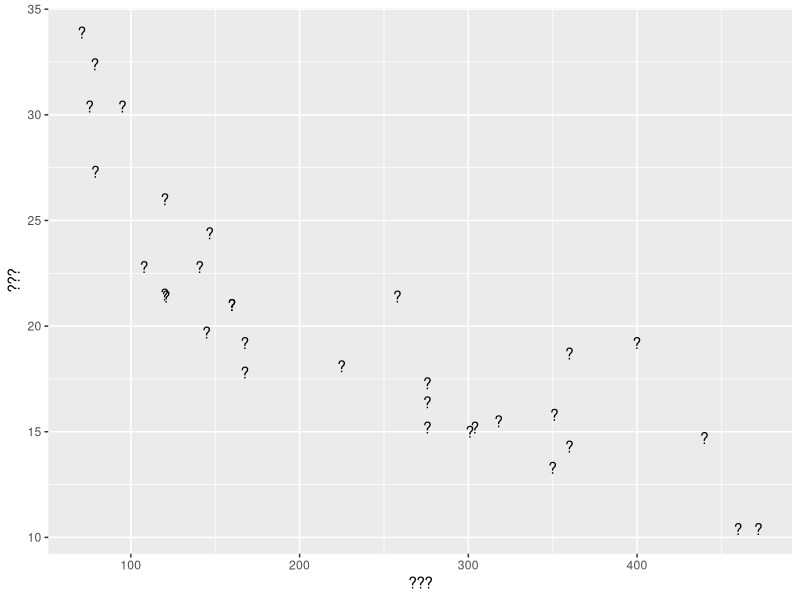
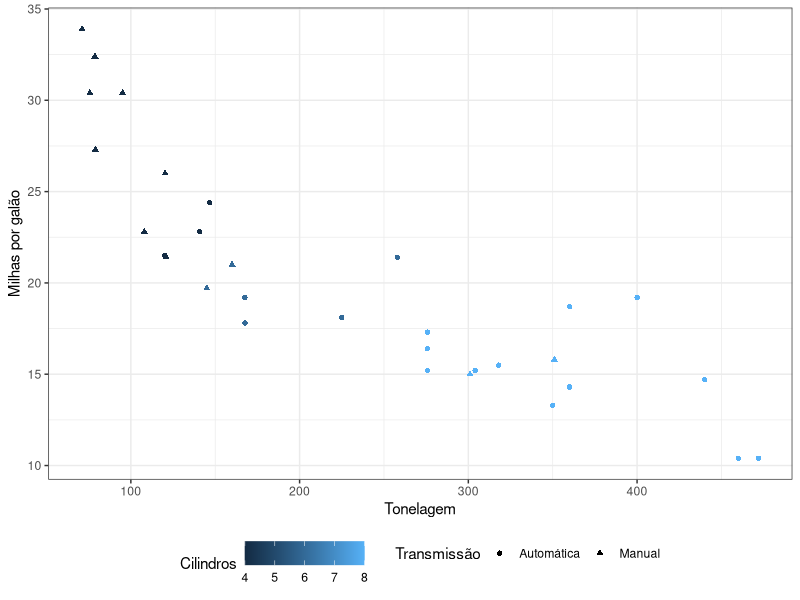

These charts were generated, in order, by the following R code:
## ---- chunk 1
knitr::opts_chunk$set(collapse = TRUE)
## ---- chunk 2
library(ggplot2)

ggplot(mtcars) +
  geom_text(aes(x = disp, y = mpg, label = '?')) +
  labs(x = '???', y = '???')
## ---- chunk 3
ggplot(mtcars) +
  geom_point(aes(x = disp, y = mpg, shape = as.factor(am), color = cyl)) +
  labs(x = "Tonelagem", y = "Milhas por galão", 
       shape = "Transmissão", color = "Cilindros") +
  scale_shape_discrete(labels = c("Automática","Manual")) +
  theme_bw() +
  theme(legend.position = "bottom") 
  
